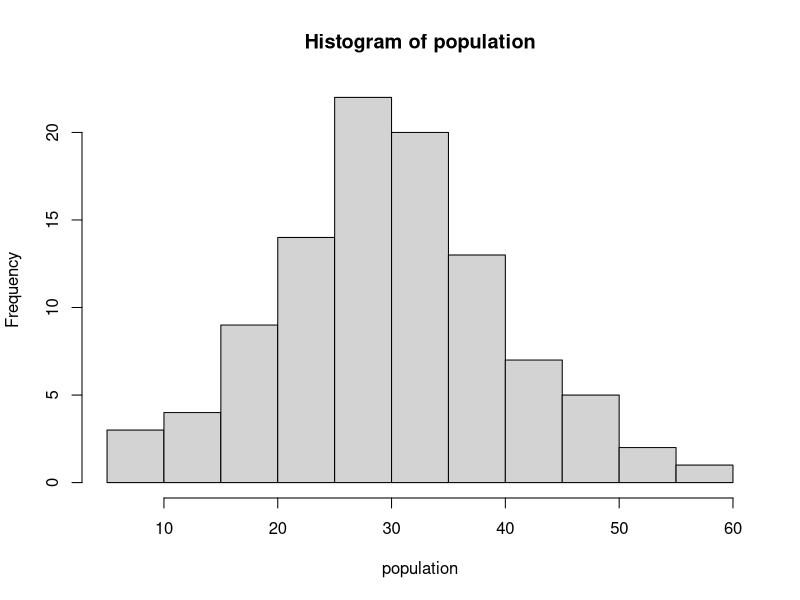

The R script that drew this image: (Note: this script raises an error after producing the figure.)
mu =30 
sigma =10 

set.seed(100)
population <- rnorm(100,mean=mu,sd=sigma) #평균과 표준편차를 만족하는 자료 100개 
hist(population)

set.seed(100)
mean(sample(population,3, raplace=T))
sim <- rep(NA,100)
for(i in 1:100){
  sim[i] <- mean(sample(population,3,replace=T))
}

hist(sim[1:10])

#모집단의 분포가 균등분포를 따르는 경우
set.seed((100))
population <- runif(100,5,10)
hist(population)

shapiro.test(population)




#연속형(수치형) : summary, boxplot, hist, density 
#범주형(문자형): table, barplot:그림그리기 

#이변량; 둘다 연속형 떄는 cor, plot
#둘다 범주형; chisq.test(교차검증) 
#범주형 ,연속형 t.test, 분산분석 , aov, oneway.test

 
